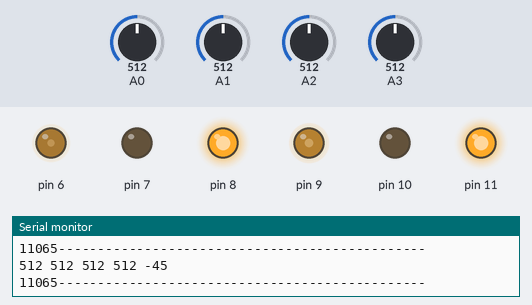
The sketch below on a simulated Arduino Uno, built with avr-gcc and run on an emulated ATmega328P. Shown: output pins drawn as LEDs (lit = HIGH), the last lines printed to the serial monitor. The test bench sets the inputs (shaded band); at power-on: A0 = 512, A3 = 512, A2 = 512, A1 = 512.

Above: at 0.8 s.
0.9 s: A0 set to 716
At 2.1 s:
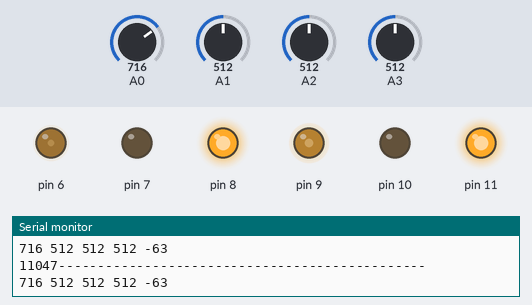
2.4 s: A3 set to 30
At 2.8 s:
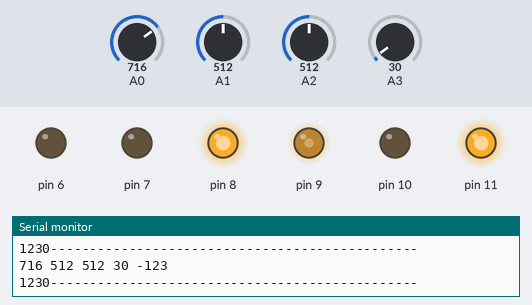
3.9 s: A2 set to 30
At 5.1 s:
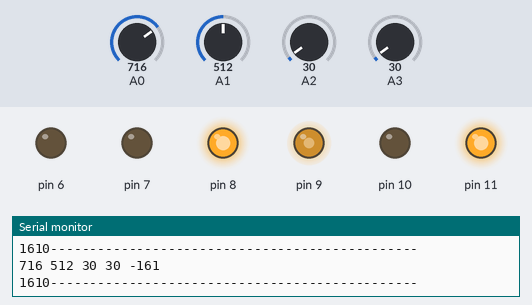
5.4 s: A1 set to 30
At 5.9 s:
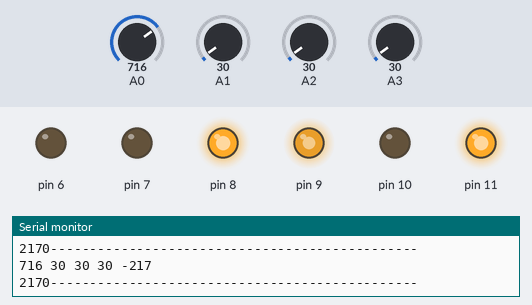
6.9 s: A0 set to 30
At 8.1 s:
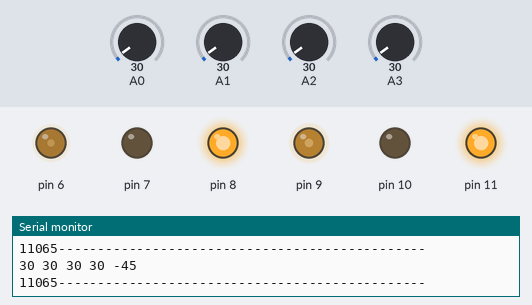
8.4 s: A3 set to 120
At 9.6 s:
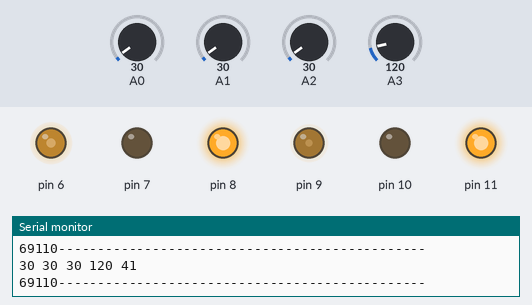
Timing chart, 0 to 10.9 s (numbered marks = the images above; inputs shaded):
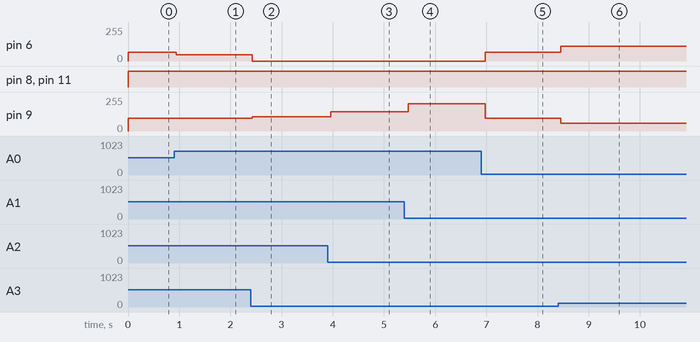

The sketch:

car.ino
```cpp
long sensors[] = {0, 0, 0, 0};
int ratio[] = {0, 4, 5, 9};
int pos, sum, proportional, integral, derivative, last_proportional, error_value;
long avg;
int right_speed, left_speed;
#define max_speed 110
#define set_point 5500
#define spdoffset 0 //9V 51
#define Kp 0.045

#define Ki 0
#define Kd 0
void setup() {
  Serial.begin(9600);
  pinMode(11, OUTPUT);
  pinMode(10, OUTPUT);
  pinMode(9, OUTPUT);
  pinMode(8, OUTPUT);
  pinMode(7, OUTPUT);
  pinMode(6, OUTPUT);
  sensor();
}
void left(int spd)
{
  digitalWrite(11, HIGH);
  digitalWrite(10, LOW);
  analogWrite(9, spd*(0.000785*spd+0.78)); //
}
void right(int spd)
{
  digitalWrite(8, HIGH);
  digitalWrite(7, LOW);
  analogWrite(6, spd); //
}
void turn()
{ //Restricting the error value between +256.
  if (error_value < -255)
  {
    error_value = -255;
  }
  if (error_value > 255)
  {
    error_value = 255;
  }

  if (error_value < 0)
  {
    right_speed = max_speed + error_value;
    left_speed = max_speed;
  }
  // Iferror_value is greater than zero calculate left turn values
  else
  {
    right_speed = max_speed;
    left_speed = max_speed - error_value;
  }
  if (left_speed < 0) {
    right_speed = right_speed - left_speed;
    left_speed = 0;
  }
  else if (right_speed < 0) {
    left_speed = left_speed - right_speed;
    right_speed = 0;
  }
  left(left_speed);
  right(right_speed);
  Serial.print(left_speed);
  Serial.print(right_speed);
  sensor();
}
void pid()
{ pos = int(avg / sum);
  proportional = pos - set_point; // Replace set_point by your set point
  integral = integral + proportional;
  derivative = proportional - last_proportional;
  last_proportional = proportional;
  error_value = int(proportional * Kp + integral * Ki + derivative * Kd);
  Serial.println(error_value);
}
void sensor()
{
  avg = 0;
  sum = 0;
  Serial.println("-----------------------------------------------");
  for (int i = 0; i <= 3; i++)
  {
    sensors[i] = analogRead(i);
    avg += sensors[i] * ratio[i] * 1000; //Calculating the weighted mean
    sum += int(sensors[i]);
    Serial.print(sensors[i]);
    Serial.print(" ");
  } //Calculating sum of sensor readings
  /**Serial.print("*********");
    pos = int(avg / sum);
    Serial.print(avg);
    Serial.print(" ");
    Serial.print(sum);
    Serial.print(" ");
    Serial.print(pos);
    Serial.println();**/
  pid();
  turn();
}
void loop() {
  //pid();
  //turn();
  //left(max_speed);221??2?
  //right(max_speed)3;
}
```

Measured:
- after the input at 0.9 s, pin 6: 65/255 → 47/255 at once
- after the input at 2.4 s, pin 6: 47/255 → 0/255 at once; pin 9: 95/255 → 107/255 at once
- after the input at 3.9 s, pin 9: 107/255 → 145/255 after 0.06 s
- after the input at 5.4 s, pin 9: 145/255 → 206/255 after 0.08 s
- after the input at 6.9 s, pin 6: 0/255 → 65/255 after 0.07 s; pin 9: 206/255 → 95/255 after 0.07 s
- after the input at 8.4 s, pin 6: 65/255 → 110/255 after 0.05 s; pin 9: 95/255 → 57/255 after 0.05 s
